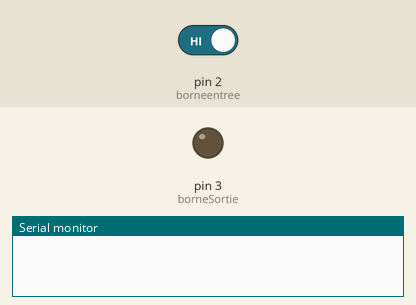
This program was run on a simulated Arduino Uno, built with avr-gcc and run on an emulated ATmega328P. Parts: output pins drawn as LEDs (lit = HIGH), the last lines printed to the serial monitor. Inputs (shaded band) come from the test bench; at power-on: pin 2 (borneentree) HIGH.

Above: at 1.2 s.
1.3 s: pin 2 (borneentree) driven LOW
At 2.3 s:
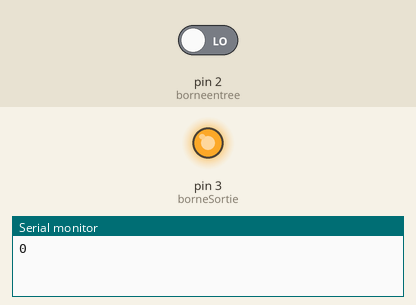
Timing chart, 0 to 4.3 s (numbered marks = the images above; inputs shaded):
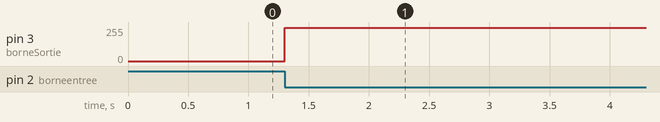

Measured:
- after the input at 1.3 s, pin 3 (borneSortie): 0/255 → 250/255 at once

The program:

main.cpp
```cpp
#include <Arduino.h>
#include "DEL.h"
const int borneentree = 2;
const int borneSortie = 3;

long derniereDatechangement = 0;
int dernierEtatBouton = HIGH;
int dernierEtatStableBouton = HIGH;
const int delaiMinPression = 25;
int etatBouton = 0;

int valBouton;
DEL* del;

void setup() {
  Serial.begin(9600);
  del = new DEL(3, 250);
  pinMode(borneentree, INPUT);
  pinMode(borneSortie, OUTPUT);
}

void loop() {
  valBouton = digitalRead(borneentree);
  if (valBouton == 0 && etatBouton == 0){
  Serial.println(valBouton);
    if (del->getEtat() == 0){
      del->allumer();
      del->setEtat(1);
    }
    else if(del->getEtat() == 1){
      del->eteindre();
      del->setEtat(0);
    };
    etatBouton = 1;
  }
  if (valBouton == 1){
    etatBouton = 0;
  }
}
```

DEL.h
```cpp
#pragma once

class DEL{
public:
    DEL(int p_pin, int p_intensite);
    void allumer();
    void eteindre();
    void setEtat(int p_etat);
    int getEtat();
private:
    int m_pin;
    int m_intensite;
    int m_etat;
};
```

DEL.cpp
```cpp
#include <Arduino.h>
#include "DEL.h"


DEL::DEL(int p_pin, int p_intensite):
    m_pin(p_pin),
    m_intensite(p_intensite)
{
   ;
}

void DEL::allumer(){
    analogWrite(m_pin, m_intensite);
}

void DEL::eteindre(){
    analogWrite(m_pin, 0);
}

void DEL::setEtat(int p_etat){
    m_etat = p_etat;
}

int DEL::getEtat(){
    return m_etat;
}
```
